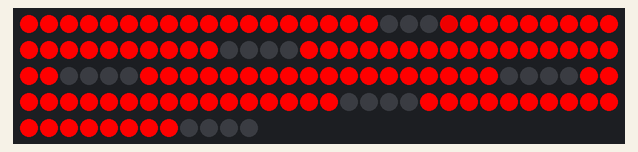
A sketch run on a simulated ESP32. Shown: 132 RGB LEDs in strip order, left to right, continuing on the next row. WiFi joins after 1.5 s; servers stay silent unless stated; what the sketch prints to the serial monitor is not drawn.

Above: at 1.6 s.

The sketch:

slaveGesammteLeistung.ino
```cpp
#include <WiFi.h>
#include <WiFiServer.h>
#include <ESPmDNS.h>
#include <FastLED.h>
#include <HTTPClient.h>
#include <ArduinoJson.h>  // Für das Parsen der JSON-Antwort
#include <stdlib.h> // For strtof

#define NUM_LEDS 132
#define DATA_PIN 10
//#define FOTOTRANS_PIN 0

CRGB leds[NUM_LEDS];

int fototransVal = 0;
int currentNumb = 0;
int segmentStartLed[] = { 0, 3, 6, 9, 12, 15, 18 };
int segmentLedCount[] = { 3, 3, 3, 3, 3, 3, 3 };
//int debugPrint = 0;
int digitStartLed[] = { 0, 22, 44, 66, 88, 110 };
String payloadString = "foo";
const char *masterIp = "192.168.4.1"; // Standard-IP des ESP32 im AP-Modus
const uint16_t masterPort = 80;
const char *dataEndpoint = "/data";


bool segments[10][7] = {
  { 1, 1, 1, 1, 1, 1, 0 },  // 0
  { 1, 0, 0, 0, 0, 1, 0 },  // 1
  { 0, 1, 1, 0, 1, 1, 1 },  // 2
  { 1, 1, 0, 0, 1, 1, 1 },  // 3
  { 1, 0, 0, 1, 0, 1, 1 },  // 4
  { 1, 1, 0, 1, 1, 0, 1 },  // 5
  { 1, 1, 1, 1, 1, 0, 1 },  // 6
  { 1, 0, 0, 0, 1, 1, 0 },  // 7
  { 1, 1, 1, 1, 1, 1, 1 },  // 8
  { 1, 1, 0, 1, 1, 1, 1 }   // 9
};

const char *ssid = "BalkonSolarDisplay";
const char *password = "12345678";
float totalWattage = 0000.0;
float lasttotalWattage = 0000.0;
WiFiServer server(80);
int brightDevider = 0;


//function 4 in Stream, writes the values it recieves to the LEDs
//input: int, int, bool; digitVar: what digit to write to, segmentVar: what segment of Digit to write to, state to write: true=on false=off;
//output: writes the leds to leds[]

void writeLeds(int digitVar, int segmentVar, bool state) {

  int start = segmentStartLed[segmentVar] + digitStartLed[digitVar];
  int count = segmentLedCount[segmentVar];
  for (int i = 0; i < count; i++) {
    if (state == true) {
      leds[start + i] = CRGB((255), (0), (0));
    } else {
      leds[start + i] = CRGB::Black;
    }
  }
}

//Function 1 in stream
//Input: get total wattage from void loop
//Parse the input. Each digit of the input float is sent to displayNumber(). the dec point is send to writeDecPoint()

//Output:
//writeDecPoint(int, bool): what dec point to write to, status of dec point on/off
//displayNumber(char, int): what digit to write to LED steipe, i is used to calculate, where to write
void writeDigit(float number) {
  std::string numberString;
  numberString = std::__cxx11::to_string(number);
  int stri = 0;
  for (int i = 0; i <= 5; i++) {
    char currentChar = numberString[stri];
    char dotChar = '.';

    if(currentChar == '-') {
        writeMinus(i, true);
    }
    else if (currentChar == dotChar) {
      writeDecPoint(i, true);
      i--;
      //displayNumber(currentChar - '0', i);
    }
    else {
      displayNumber(currentChar - '0', i);
    }
    stri++;
  }
}

void writeMinus(int digitVar, bool state) {

  if (state == true) {
    for(int i = 0; i <= 2; i++) {
      leds[18 + i] = CRGB((200), (0), (0));
    }
  }
}


//function 2 ins stream
//input: (int, bool): what dec point to write to, status of dec point on/off, send by writeDigit
//output: writes the current decimalpoint to leds[]
void writeDecPoint(int digitVar, bool state) {
  Serial.print("decPoint state: ");
  Serial.println(state);

  if (state == true) {
    Serial.println("dec point set to high");
    leds[digitStartLed[digitVar] - 1] = CRGB((200), (0), (0));
  }

  else {
    Serial.println("dec point set to low");
    //leds[digitStartLed[digitVar] - 1] = CRGB::Black;
  }
}

//function 3 in stream
//input: what digit to write, where to write
//output: int, bool, bool
void displayNumber(int digit, int digitCount) {
  for (int i = 0; i < 7; i++) {
    writeLeds(digitCount, i, segments[digit][i]);
  }
}

void setup() {
  //pinMode(FOTOTRANS_PIN, INPUT);
  Serial.begin(9600);
  FastLED.addLeds<WS2812, DATA_PIN, GRB>(leds, NUM_LEDS);
  FastLED.setBrightness(255);

  WiFi.begin(ssid, password);
  while (WiFi.status() != WL_CONNECTED) {
    delay(500);
    Serial.print(".");
  }
  Serial.println("\nVerbunden!");
  Serial.print("IP-Adresse: ");
  Serial.println(WiFi.localIP());

  fill_solid(leds, NUM_LEDS, CRGB::Black);
  writeDigit(totalWattage);
  FastLED.show();
  Serial.println("ESP32 started");
  //server.begin();
}

void loop() {
  HTTPClient http;
  if (WiFi.status() == WL_CONNECTED) {
    String serverUrl = "http://" + String(masterIp) + ":" + String(masterPort) + String(dataEndpoint);
    http.begin(serverUrl);
    Serial.print("http.GET=");
    int httpCode = http.GET();  // GET-Anfrage senden
    Serial.println(httpCode);
    if (httpCode > 0) {
      if (httpCode == HTTP_CODE_OK) {
        payloadString = http.getString();
        Serial.println("Antwort vom Server:");
        Serial.println(payloadString);
        int state = 0;
        String wattH;
        for (char c : payloadString) {
          if (state == 0) {
            if (c == ':') {
              state = 1;
            }
          } else if (state == 1) {
            if (c == ',') {
              state = 2;
              break;
            }
            wattH += c;
            Serial.print("wattH = ");
            Serial.println(wattH);
            totalWattage = wattH.toFloat();
          }
        }
      }
    } else {
      Serial.println("error with HTTP");
    }
  }

  Serial.print("totalWattage=");
  Serial.println(totalWattage);
  fill_solid(leds, NUM_LEDS, CRGB::Black);
  if(lasttotalWattage != totalWattage) {
    writeDigit(totalWattage);
    FastLED.show();
    lasttotalWattage = totalWattage;
    Serial.println("-------------------------------------------------------------------------------------");
  }


  Serial.print("foto transistor Value: ");
  //Serial.println(analogRead(FOTOTRANS_PIN));
  Serial.print("total wattage: ");
  Serial.println(totalWattage);
  delay(500);
}
```
